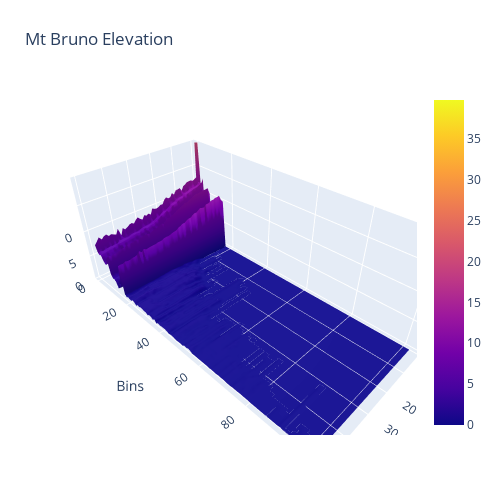

Source (notebook cell):
### Markdown cell above
# OpEq

### Code cell
plot_OpEq_distribution('Concrete', 'population')

### Figure 1 — Plotly figure (JSON) as saved in the notebook; plotly's stock layout.template omitted (floating-point values rounded to 4 significant figures; data arrays with more than 128 entries replaced by an {"elided": "..."} marker saying what was removed)
{"data": [{"type": "surface", "x": [0, 1, 2, 3, 4, 5, 6, 7, 8, 9, 10, 11, 12, 13, 14, 15, 16, 17, 18, 19, 20, 21, 22, 23, 24, 25, 26, 27, 28, 29, 30, 31, 32, 33, 34, 35, 36, 37, 38, 39, 40, 41, 42, 43, 44, 45, 46, 47, 48, 49, 50], "y": [1, 2, 3, 4, 5, 6, 7, 8, 9, 10, 11, 12, 13, 14, 15, 16, 17, 18, 19, 20, 21, 22, 23, 24, 25, 26, 27, 28, 29, 30, 31, 32, 33, 34, 35, 36, 37, 38, 39, 40, 41, 42, 43, 44, 45, 46, 47, 48, 49, 50, 51, 52, 53, 54, 55, 56, 57, 58, 59, 60, 61, 62, 63, 64, 65, 66, 67, 68, 69, 70, 71, 72, 73, 74, 75, 76, 77, 78, 79, 80, 81, 82, 83, 84, 85, 86, 87, 88, 89, 90, 91, 92, 93, 94, 95, 96, 97, 98, 99, 100, 101, 102], "z": {"elided": "102x51 float values"}}], "layout": {"autosize": false, "height": 500, "margin": {"b": 65, "l": 65, "r": 50, "t": 90}, "scene": {"xaxis": {"title": {"text": "Generations"}}, "yaxis": {"title": {"text": "Bins"}}, "zaxis": {"range": [0, 20], "title": {"text": "Values"}}}, "title": {"text": "Mt Bruno Elevation"}, "width": 500}}
